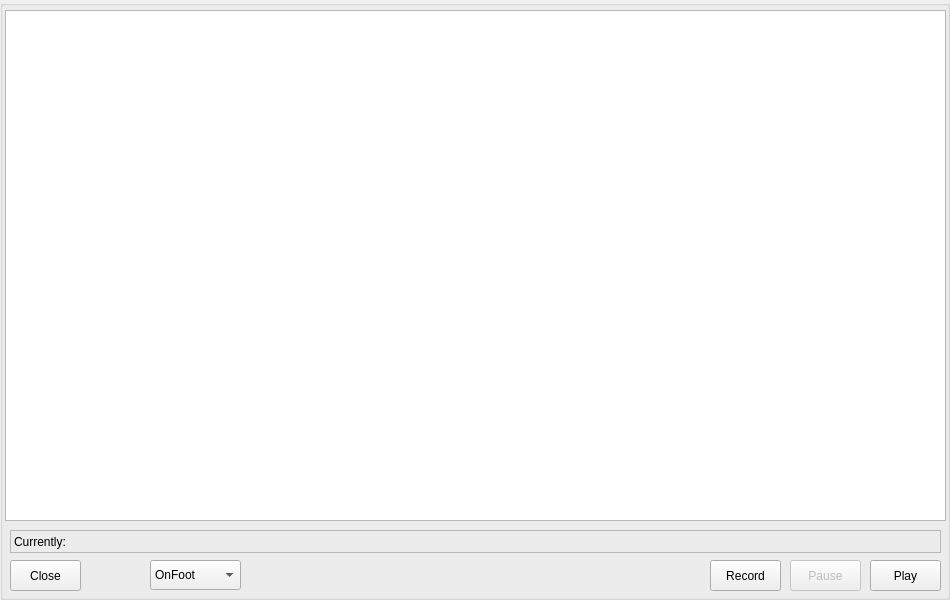
<?xml version="1.0" encoding="UTF-8"?>
<ui version="4.0">
 <class>playbackWindow</class>
 <widget class="QGroupBox" name="playbackWindow">
  <property name="geometry">
   <rect>
    <x>0</x>
    <y>0</y>
    <width>950</width>
    <height>600</height>
   </rect>
  </property>
  <property name="sizePolicy">
   <sizepolicy hsizetype="Fixed" vsizetype="Fixed">
    <horstretch>0</horstretch>
    <verstretch>0</verstretch>
   </sizepolicy>
  </property>
  <property name="maximumSize">
   <size>
    <width>950</width>
    <height>600</height>
   </size>
  </property>
  <property name="windowTitle">
   <string>Playback</string>
  </property>
  <widget class="QTableWidget" name="tableWidget">
   <property name="geometry">
    <rect>
     <x>5</x>
     <y>10</y>
     <width>941</width>
     <height>511</height>
    </rect>
   </property>
   <property name="frameShape">
    <enum>QFrame::StyledPanel</enum>
   </property>
   <property name="frameShadow">
    <enum>QFrame::Sunken</enum>
   </property>
   <property name="sizeAdjustPolicy">
    <enum>QAbstractScrollArea::AdjustToContents</enum>
   </property>
   <property name="autoScroll">
    <bool>false</bool>
   </property>
  </widget>
  <widget class="QPushButton" name="playbtn">
   <property name="geometry">
    <rect>
     <x>870</x>
     <y>560</y>
     <width>71</width>
     <height>31</height>
    </rect>
   </property>
   <property name="cursor">
    <cursorShape>PointingHandCursor</cursorShape>
   </property>
   <property name="text">
    <string>Play</string>
   </property>
  </widget>
  <widget class="QPushButton" name="pausebtn">
   <property name="enabled">
    <bool>false</bool>
   </property>
   <property name="geometry">
    <rect>
     <x>790</x>
     <y>560</y>
     <width>71</width>
     <height>31</height>
    </rect>
   </property>
   <property name="cursor">
    <cursorShape>PointingHandCursor</cursorShape>
   </property>
   <property name="text">
    <string>Pause</string>
   </property>
  </widget>
  <widget class="QPushButton" name="closebtn">
   <property name="geometry">
    <rect>
     <x>10</x>
     <y>560</y>
     <width>71</width>
     <height>31</height>
    </rect>
   </property>
   <property name="cursor">
    <cursorShape>PointingHandCursor</cursorShape>
   </property>
   <property name="text">
    <string>Close</string>
   </property>
  </widget>
  <widget class="QLabel" name="statuslabel">
   <property name="geometry">
    <rect>
     <x>10</x>
     <y>530</y>
     <width>931</width>
     <height>23</height>
    </rect>
   </property>
   <property name="cursor">
    <cursorShape>WaitCursor</cursorShape>
   </property>
   <property name="frameShape">
    <enum>QFrame::StyledPanel</enum>
   </property>
   <property name="frameShadow">
    <enum>QFrame::Raised</enum>
   </property>
   <property name="midLineWidth">
    <number>0</number>
   </property>
   <property name="text">
    <string>Currently:</string>
   </property>
  </widget>
  <widget class="QPushButton" name="recordbtn">
   <property name="geometry">
    <rect>
     <x>710</x>
     <y>560</y>
     <width>71</width>
     <height>31</height>
    </rect>
   </property>
   <property name="cursor">
    <cursorShape>PointingHandCursor</cursorShape>
   </property>
   <property name="text">
    <string>Record</string>
   </property>
  </widget>
  <widget class="QComboBox" name="recordType">
   <property name="geometry">
    <rect>
     <x>150</x>
     <y>560</y>
     <width>91</width>
     <height>30</height>
    </rect>
   </property>
   <property name="sizePolicy">
    <sizepolicy hsizetype="Expanding" vsizetype="Fixed">
     <horstretch>7</horstretch>
     <verstretch>0</verstretch>
    </sizepolicy>
   </property>
   <property name="maximumSize">
    <size>
     <width>93</width>
     <height>30</height>
    </size>
   </property>
   <property name="maxVisibleItems">
    <number>2</number>
   </property>
   <item>
    <property name="text">
     <string>OnFoot</string>
    </property>
   </item>
   <item>
    <property name="text">
     <string>OnVehicle</string>
    </property>
   </item>
  </widget>
 </widget>
 <resources/>
 <connections/>
</ui>
